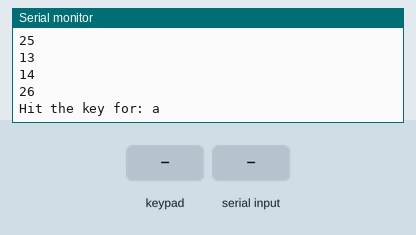
The sketch below on a simulated ESP32. On the bench: the last lines printed to the serial monitor. Wiring (inferred from the names in the program): 5×7 keypad (labels assumed): rows GPIO 4, GPIO 5, GPIO 2, GPIO 18, GPIO 15; columns GPIO 12, GPIO 33, GPIO 27, GPIO 25, GPIO 13, GPIO 14, GPIO 26. The test bench sets the inputs (shaded band). USB keyboard and mouse output is not drawn.

Above: at 1.8 s.
1.9 s: key '1' pressed
At 3.2 s:
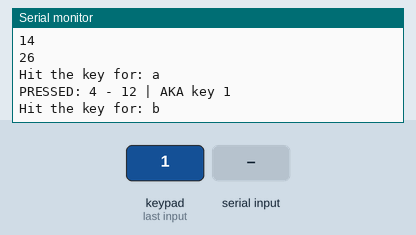
3.5 s: keypad keys 4 5 2 1 8 1 5 pressed 0.4 s apart
At 6.6 s:
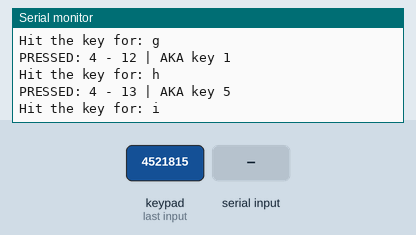
7.8 s: "1" received over Serial
At 8.5 s:
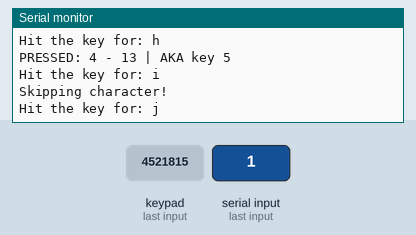
9.3 s: key 'C' pressed
At 10.3 s:
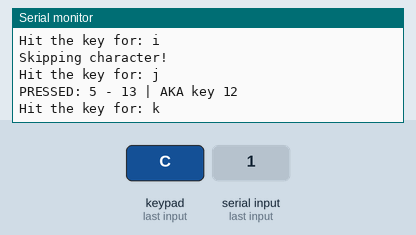
Timing chart, 0 to 11.9 s (numbered marks = the images above; inputs shaded):
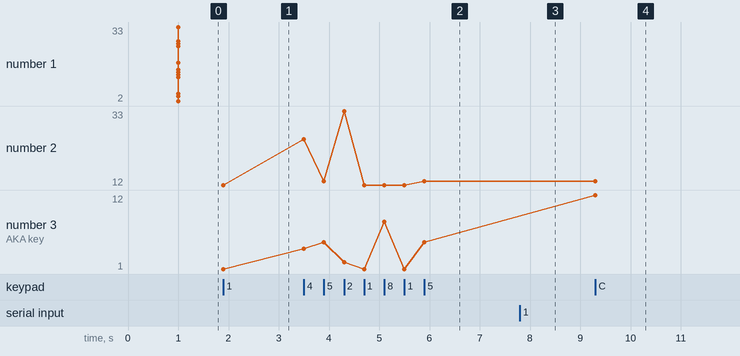

The sketch:

Dactyl_keymapper.ino
```cpp
#define USE_NIMBLE
#include <BleKeyboard.h>

// ------------------------------//
// User-editable stuff goes here //
// ------------------------------//

int colPins[] = {12, 33, 27, 25, 13, 14, 26};
int NCOLS = 7;

int rowPins[] = {4, 5, 2, 18, 15};
int NROWS = 5;

// Keys per half, NCOLS * NROWS
#define NKEYS 35


BleKeyboard bleKB("Keymapper");

// -------------------------------//
//   END OF USER-EDITABLE STUFF   //
// -------------------------------//

int keyStates[NKEYS] = {0};
int pKeyStates[NKEYS] = {0};

int last_loop;
int poll_time = 8;
int key_delay_us = 10; // 8ms / 50 keys = 160us


void setup() {
  Serial.begin(115200);
  while (!Serial);
  delay(1000);
  Serial.println("BOOTED");

  Serial.println("Row nums:");
  for (int i=0; i<NROWS; i++) {
    Serial.println(rowPins[i]);
    pinMode(rowPins[i], OUTPUT);
    digitalWrite(rowPins[i], LOW);
  }
  Serial.println("Col nums:");
  for (int i=0; i<NCOLS; i++) {
    Serial.println(colPins[i]);
    pinMode(colPins[i], INPUT_PULLDOWN);
  }

  bleKB.begin();

  last_loop = millis();

  get_keymap();
}


void loop() {
  get_keymap();
}


void get_keymap() {
  int m = 0;
  char letters[] = {
    'a', 'b', 'c', 'd', 'e',
    'f', 'g', 'h', 'i', 'j',
    'k', 'l', 'm', 'n', 'o',
    'p', 'q', 'r', 's', 't',
    'u', 'v', 'w', 'x', 'y',
    'z', ' ',
    '1', '2', '3', '4', '5',
    '6', '7', '8', '9', '0'
  };

  char keyMap[NKEYS] = {' '};

  bool cont = true;

  for (int n=0; n<37; n++) {
    Serial.print("Hit the key for: ");
    Serial.println(letters[n]);

    cont = true;
    while (cont) {
      if (Serial.available()) {
        Serial.println("Skipping character!");
        cont = false;
        while (Serial.available()) {Serial.read();}
      } else {
        int k = 0;
        for (int i=0; i<NROWS; i++) {
          digitalWrite(rowPins[i], HIGH);
          for (int j=0; j<NCOLS; j++) {
            bool val = digitalRead(colPins[j]);
            k++;

            // Store the current and previous key states
            pKeyStates[k] = keyStates[k];
            keyStates[k] = val;

            if (keyStates[k] and (not pKeyStates[k])) {
              Serial.print("PRESSED: ");
              Serial.print(rowPins[i]);
              Serial.print(" - ");
              Serial.print(colPins[j]);
              Serial.print(" | AKA key ");
              Serial.println(k);

              keyMap[k] = letters[n];
              cont = false;

            // now wait for the key to be released
            while (digitalRead(colPins[j]));
            }
          }
          digitalWrite(rowPins[i], LOW);
        }
      }
    }
  }

  Serial.println("OK DONE");
  Serial.println("Keymap:");
  Serial.print("{'");
  for (int i=0; i<NKEYS; i++) {
    Serial.print(keyMap[i]);
    Serial.print("', '");
  }
  Serial.print("};");
}


void poll_pins() {
  // Counter for what key we're looking at
  int k = 0;

  for (int i=0; i<NROWS; i++) {
    digitalWrite(rowPins[i], HIGH);
    for (int j=0; j<NCOLS; j++) {
      bool val = digitalRead(colPins[j]);
      k++;

      // Store the current and previous key states
      pKeyStates[k] = keyStates[k];
      keyStates[k] = val;

      if (keyStates[k] and (not pKeyStates[k])) {
        Serial.print("PRESSED: ");
        Serial.print(rowPins[i]);
        Serial.print(" - ");
        Serial.print(colPins[j]);
        Serial.print(" | AKA key ");
        Serial.println(k);
      }
      if ((not keyStates[k]) and pKeyStates[k]) {
        Serial.print("RELEASED: ");
        Serial.print(rowPins[i]);
        Serial.print(" - ");
        Serial.print(colPins[j]);
        Serial.print(" | AKA key ");
        Serial.println(k);
      }
    }
    digitalWrite(rowPins[i], LOW);
    delayMicroseconds(key_delay_us);
  }
}
```

Measured:
- after the input at 1.9 s, the serial monitor: prints a new line at once (image 1)
- after the input at 3.5 s, the serial monitor: prints a new line at once (image 2)
- after the input at 7.8 s, the serial monitor: prints a new line at once (image 3)
- after the input at 9.3 s, the serial monitor: prints a new line at once (image 4)
- plotted number 3: 5 → 12 after the input at 9.3 s
